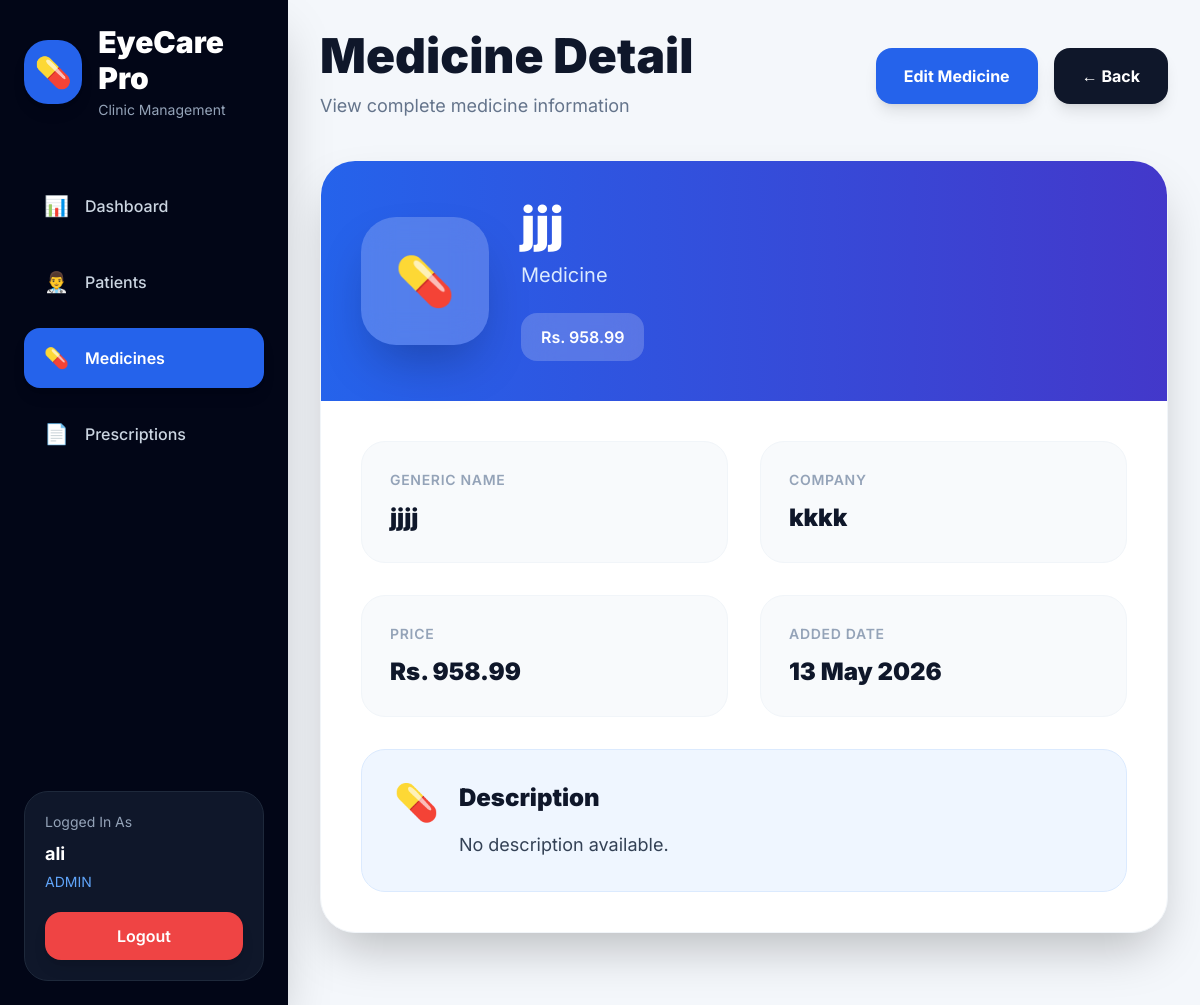
The page /medicines/6/ (signed in) on the database as committed earlier.
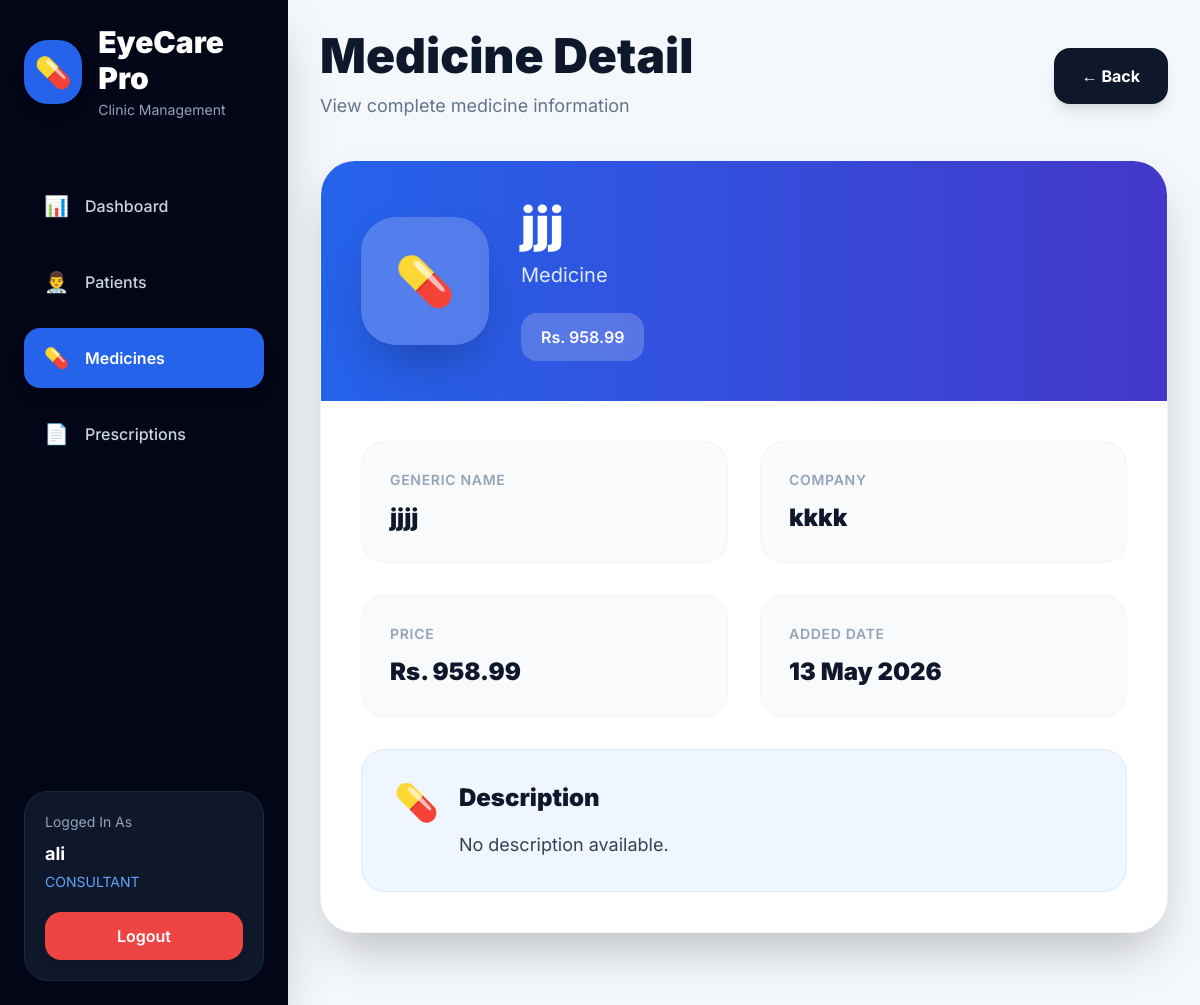
The same page on the database as committed later.
### Userclinic/models.py (models this page shows, shortened)
class Profile(models.Model):
    ROLE_CHOICES = (
        ('ADMIN', 'Admin'),
        ('CONSULTANT', 'Consultant'),
    )
    user = models.OneToOneField(
        User,
        on_delete=models.CASCADE
    )
    role = models.CharField(
        max_length=20,
        choices=ROLE_CHOICES,
        default='CONSULTANT'
    )
    phone = models.CharField(
        max_length=20,
        blank=True,
        null=True
    )
    created_at = models.DateTimeField(
        auto_now_add=True
    )
    updated_at = models.DateTimeField(
        auto_now=True
    )

### medicines/views.py (the view)
def medicine_detail(request, pk):
    medicine = get_object_or_404(
        Medicine,
        id=pk
    )
    context = {
        'medicine': medicine
    }
    return render(
        request,
        'medicine_detail.html',
        context
    )

### Userclinic/context_processors.py (called while the page is built)
def user_role(request):
    role = ''
    try:
        if request.user.is_authenticated:
            role = request.user.profile.role
    except Exception:
        role = ''
    return {
        'user_role': role,
        'is_admin': role == 'ADMIN',
        'is_consultant': role == 'CONSULTANT',
    }

### templates/medicine_detail.html (shortened to what the changed rows need)
<!DOCTYPE html>
<html lang="en">
<head>
    <script src="https://cdn.tailwindcss.com"></script>
</head>
<body>
<div class="flex min-h-screen">
    <aside class="w-72 bg-slate-950 text-white flex flex-col justify-between p-6 shadow-2xl">
        <div>
            <div class="mb-14">
                <div class="flex items-center gap-4">
                    <div>
                        <h1 class="text-3xl font-black">
                            EyeCare Pro
                        </h1>
                    </div>
                </div>
            </div>
        </div>
        <div class="bg-slate-900 rounded-3xl p-5 border border-slate-800">
            <p class="text-slate-400 text-sm">
                Logged In As
            </p>
            <h3 class="font-bold text-lg mt-2">
                {{ request.user.username }}
            </h3>
            <p class="text-blue-400 text-sm mt-1">
                {{ user_role }}
            </p>
            <form method="POST"
                  action="{% url 'logout' %}"
                  class="mt-5">
                <button type="submit"
                        class="w-full bg-red-500 hover:bg-red-600 smooth text-white py-3 rounded-2xl font-semibold shadow-lg">
                </button>
            </form>
        </div>
    </aside>
    <main class="flex-1 p-8 overflow-y-auto">
        <div class="flex justify-between items-center mb-10">
            <div>
                <h1 class="text-5xl font-black text-slate-900">
                    Medicine Detail
                </h1>
            </div>
            <div class="flex gap-4">
                {% if is_admin %}
                <a href="{% url 'update_medicine' medicine.id %}"
                   class="bg-blue-600 hover:bg-blue-700 smooth text-white px-7 py-4 rounded-2xl font-bold shadow-lg">
                    Edit Medicine
                </a>
                {% endif %}
                <a href="{% url 'medicine_list' %}"
                   class="bg-slate-900 hover:bg-black smooth text-white px-7 py-4 rounded-2xl font-bold shadow-lg">
                    ← Back
                </a>
            </div>
        </div>
        <div class="bg-white rounded-[35px] shadow-2xl border border-slate-100 overflow-hidden mb-10 card-hover smooth">
            <div class="bg-gradient-to-r from-blue-600 to-indigo-700 px-10 py-10 text-white">
                <div class="flex items-center gap-8">
                    <div>
                        <h2 class="text-5xl font-black">
                            {{ medicine.name }}
                        </h2>
                    </div>
                </div>
            </div>
        </div>
    </main>
</div>
</body>
</html>

Rows that differ between the two databases and show on the page:
changed Profile: role "ADMIN" → "CONSULTANT"
Other text that changed with them:
text no longer shown: "Edit Medicine"
